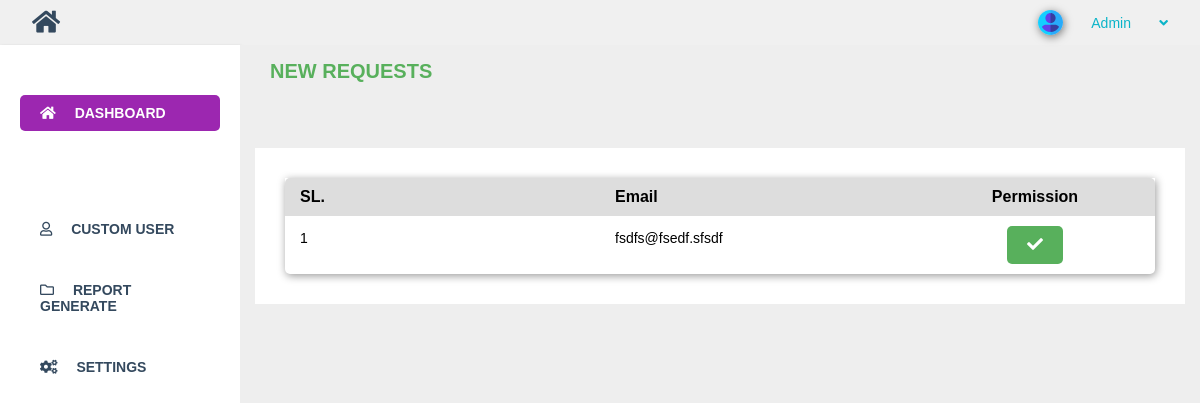
Page /admin/new-request.php (signed in) on the earlier database version.
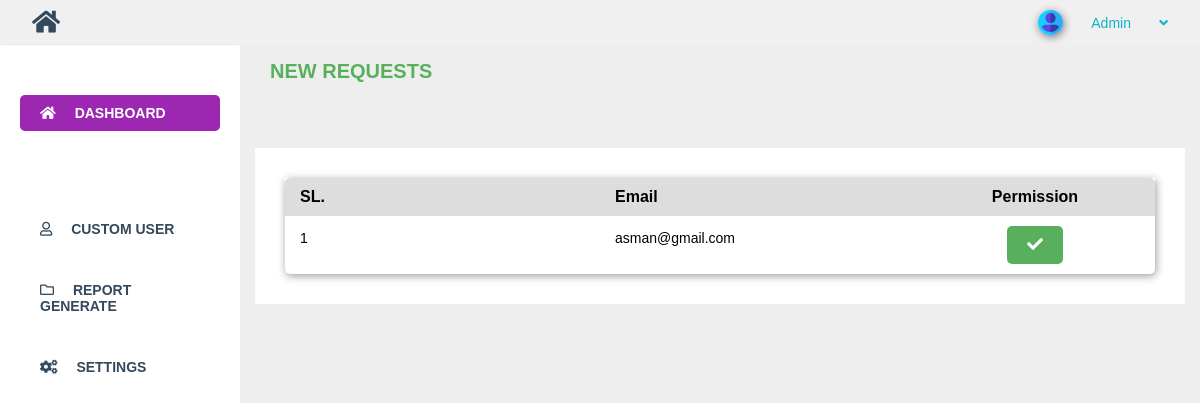
Same page on the later database version.
### tables this page shows
CREATE TABLE `examinee` (
  `id` int(10) NOT NULL AUTO_INCREMENT,
  `first_name` varchar(50) DEFAULT NULL,
  `last_name` varchar(50) DEFAULT NULL,
  `email` varchar(150) DEFAULT NULL,
  `institution` varchar(255) DEFAULT NULL,
  `initial_training_date` date DEFAULT NULL,
  `refresher_training_date` date DEFAULT NULL,
  `fibroscan_device_serial_no` varchar(150) DEFAULT NULL,
  `scan_done` int(10) DEFAULT NULL,
  `is_verified` tinyint(4) DEFAULT NULL,
  `inst_addr` varchar(100) DEFAULT NULL,
  PRIMARY KEY (`id`)
);

### admin/new-request.php (the view, shortened to what this page needs)
<?php
$conn = database();
function unverified_user() {
    global $conn;
    $sql = "select id, email from examinee where is_verified = 0";
    $result = $conn->query($sql) or die($conn->error);
    $data = array();
    if($result->num_rows > 0) {
        while($row = $result->fetch_assoc()) {
            $data[] = $row;
        }
        return $data;
    } else {
        return false;
    }
}
$unverified_user = unverified_user();
?>
<!DOCTYPE html>
<html lang="en">
<head>
    <link rel="stylesheet" href="css/fontawesome.css">
    <link rel="stylesheet" href="style.css">
</head>
<body>
    <div id="main">
        <div id="page-wrapper">
            <div class="dashboard-area">
                <h3 class="section-heading">New Requests</h3>
                <div class="wrapper">
                    <div class="topics-table">
                        <div class="tbl-head">
                            <strong>SL.</strong>
                            <strong>Email</strong>
                            <strong style="text-align: center;">Permission</strong>
                        </div>
                        <div class="tbl-body">
                        <?php if($unverified_user != null) : $x = 1; ?>
                        <?php foreach($unverified_user as $item) : ?>
                            <div class="tbl-row">
                                <p>
                                    <?php echo $x; ?>
                                </p>
                                <p>
                                <?php echo $item['email']; ?>
                                </p>
                                <div class="actions">
                                    <div class="actions-btn">
                                        <a href="new-request.php?id=<?php echo $item['id']; ?>" class="btn btn-green"><i class="fa fa-check"></i></a>
                                    </div>
                                </div>
                            </div>
                        <?php $x++; endforeach; ?>
                        <?php endif; ?>
                        </div>
                    </div>
                </div>
            </div>
        </div>
    </div>
</body>
</html>

Differences in the rows shown:
no longer on this page (row edited): examinee: email "fsdfs@fsedf.sfsdf"
added examinee: email "asman@gmail.com"
